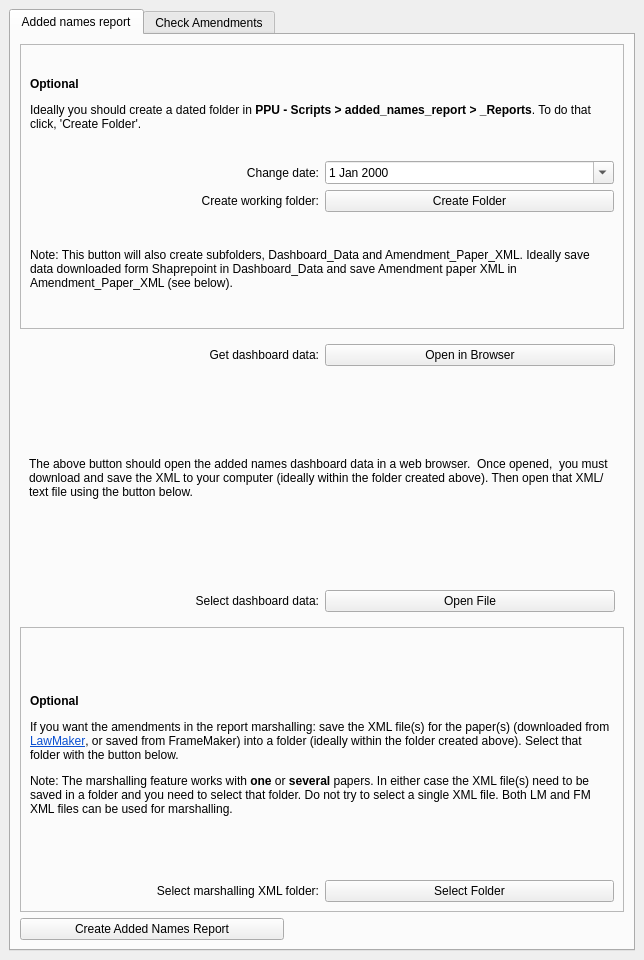
<?xml version="1.0" encoding="UTF-8"?>
<ui version="4.0">
 <class>MainWindow</class>
 <widget class="QMainWindow" name="MainWindow">
  <property name="geometry">
   <rect>
    <x>0</x>
    <y>0</y>
    <width>644</width>
    <height>960</height>
   </rect>
  </property>
  <property name="windowTitle">
   <string>Added Names Report</string>
  </property>
  <widget class="QWidget" name="centralwidget">
   <layout class="QHBoxLayout" name="horizontalLayout">
    <item>
     <widget class="QTabWidget" name="tabWidget">
      <property name="currentIndex">
       <number>0</number>
      </property>
      <widget class="QWidget" name="AddedNamesTab">
       <attribute name="title">
        <string>Added names report</string>
       </attribute>
       <layout class="QVBoxLayout" name="verticalLayout_3">
        <item>
         <widget class="QFrame" name="frame_2">
          <property name="frameShape">
           <enum>QFrame::StyledPanel</enum>
          </property>
          <property name="frameShadow">
           <enum>QFrame::Plain</enum>
          </property>
          <layout class="QGridLayout" name="gridLayout_3">
           <item row="1" column="0">
            <widget class="QLabel" name="label_4">
             <property name="text">
              <string>Change date:</string>
             </property>
             <property name="alignment">
              <set>Qt::AlignRight|Qt::AlignTrailing|Qt::AlignVCenter</set>
             </property>
            </widget>
           </item>
           <item row="2" column="1">
            <widget class="QPushButton" name="createWorkingFolderBtn">
             <property name="text">
              <string>Create Folder</string>
             </property>
            </widget>
           </item>
           <item row="1" column="1">
            <widget class="QDateEdit" name="workingFolderDateEdit">
             <property name="calendarPopup">
              <bool>true</bool>
             </property>
            </widget>
           </item>
           <item row="2" column="0">
            <widget class="QLabel" name="label_5">
             <property name="text">
              <string>Create working folder:</string>
             </property>
             <property name="alignment">
              <set>Qt::AlignRight|Qt::AlignTrailing|Qt::AlignVCenter</set>
             </property>
            </widget>
           </item>
           <item row="0" column="0" colspan="2">
            <widget class="QLabel" name="label_3">
             <property name="text">
              <string>&lt;html&gt;&lt;head/&gt;&lt;body&gt;&lt;p&gt;&lt;span style=&quot; font-weight:700;&quot;&gt;Optional&lt;/span&gt;&lt;/p&gt;&lt;p&gt;Ideally you should create a dated folder in &lt;span style=&quot; font-weight:700;&quot;&gt;PPU - Scripts &amp;gt; added_names_report &amp;gt; _Reports&lt;/span&gt;. To do that click, 'Create Folder'.&lt;/p&gt;&lt;/body&gt;&lt;/html&gt;</string>
             </property>
             <property name="wordWrap">
              <bool>true</bool>
             </property>
            </widget>
           </item>
           <item row="3" column="0" colspan="2">
            <widget class="QLabel" name="label_6">
             <property name="text">
              <string>Note: This button will also create subfolders, Dashboard_Data and Amendment_Paper_XML. Ideally save data downloaded form Shaprepoint in Dashboard_Data and save Amendment paper XML in Amendment_Paper_XML (see below).</string>
             </property>
             <property name="wordWrap">
              <bool>true</bool>
             </property>
            </widget>
           </item>
          </layout>
         </widget>
        </item>
        <item>
         <widget class="QWidget" name="widget" native="true">
          <layout class="QVBoxLayout" name="verticalLayout_2">
           <item>
            <layout class="QGridLayout" name="gridLayout" columnstretch="1,1">
             <item row="0" column="0">
              <widget class="QLabel" name="get_label">
               <property name="text">
                <string>Get dashboard data:</string>
               </property>
               <property name="alignment">
                <set>Qt::AlignRight|Qt::AlignTrailing|Qt::AlignVCenter</set>
               </property>
              </widget>
             </item>
             <item row="3" column="0">
              <widget class="QLabel" name="select_label">
               <property name="text">
                <string>Select dashboard data:</string>
               </property>
               <property name="alignment">
                <set>Qt::AlignRight|Qt::AlignTrailing|Qt::AlignVCenter</set>
               </property>
              </widget>
             </item>
             <item row="0" column="1">
              <widget class="QPushButton" name="openBrowser_btn">
               <property name="text">
                <string>Open in Browser</string>
               </property>
              </widget>
             </item>
             <item row="3" column="1">
              <widget class="QPushButton" name="xmlFile_btn">
               <property name="text">
                <string>Open File</string>
               </property>
              </widget>
             </item>
             <item row="1" column="0" colspan="2">
              <widget class="QLabel" name="instruction_label">
               <property name="text">
                <string>The above button should open the added names dashboard data in a web browser.  Once opened,  you must download and save the XML to your computer (ideally within the folder created above). Then open that XML/text file using the button below.</string>
               </property>
               <property name="wordWrap">
                <bool>true</bool>
               </property>
              </widget>
             </item>
            </layout>
           </item>
          </layout>
         </widget>
        </item>
        <item>
         <widget class="QFrame" name="frame">
          <property name="frameShape">
           <enum>QFrame::StyledPanel</enum>
          </property>
          <property name="frameShadow">
           <enum>QFrame::Plain</enum>
          </property>
          <layout class="QGridLayout" name="gridLayout_2">
           <item row="1" column="1">
            <widget class="QPushButton" name="fm_xml_btn">
             <property name="text">
              <string>Select Folder</string>
             </property>
            </widget>
           </item>
           <item row="1" column="0">
            <widget class="QLabel" name="label">
             <property name="text">
              <string>Select marshalling XML folder:</string>
             </property>
             <property name="alignment">
              <set>Qt::AlignRight|Qt::AlignTrailing|Qt::AlignVCenter</set>
             </property>
            </widget>
           </item>
           <item row="0" column="0" colspan="2">
            <widget class="QLabel" name="label_2">
             <property name="text">
              <string>&lt;html&gt;&lt;head/&gt;&lt;body&gt;&lt;p&gt;&lt;span style=&quot; font-weight:700;&quot;&gt;Optional&lt;/span&gt;&lt;/p&gt;&lt;p&gt;If you want the amendments in the report marshalling: save the XML file(s) for the paper(s) (downloaded from &lt;a href=&quot;https://lawmaker.legislation.gov.uk/&quot;&gt;&lt;span style=&quot; text-decoration: underline; color:#094fd1;&quot;&gt;LawMaker&lt;/span&gt;&lt;/a&gt;, or saved from FrameMaker) into a folder (ideally within the folder created above). Select that folder with the button below.&lt;/p&gt;&lt;p&gt;Note: The marshalling feature works with &lt;span style=&quot; font-weight:700;&quot;&gt;one&lt;/span&gt; or &lt;span style=&quot; font-weight:700;&quot;&gt;several&lt;/span&gt; papers. In either case the XML file(s) need to be saved in a folder and you need to select that folder. Do not try to select a single XML file. Both LM and FM XML files can be used for marshalling.&lt;/p&gt;&lt;/body&gt;&lt;/html&gt;</string>
             </property>
             <property name="wordWrap">
              <bool>true</bool>
             </property>
             <property name="openExternalLinks">
              <bool>true</bool>
             </property>
            </widget>
           </item>
          </layout>
         </widget>
        </item>
        <item>
         <widget class="QPushButton" name="run_btn">
          <property name="sizePolicy">
           <sizepolicy hsizetype="MinimumExpanding" vsizetype="Fixed">
            <horstretch>1</horstretch>
            <verstretch>0</verstretch>
           </sizepolicy>
          </property>
          <property name="maximumSize">
           <size>
            <width>264</width>
            <height>16777215</height>
           </size>
          </property>
          <property name="text">
           <string>Create Added Names Report</string>
          </property>
          <property name="default">
           <bool>false</bool>
          </property>
         </widget>
        </item>
       </layout>
      </widget>
      <widget class="QWidget" name="CheckAmendmentsTab">
       <attribute name="title">
        <string>Check Amendments</string>
       </attribute>
       <layout class="QVBoxLayout" name="verticalLayout">
        <item>
         <widget class="QWidget" name="widget_2" native="true">
          <layout class="QVBoxLayout" name="verticalLayout_4">
           <item>
            <layout class="QGridLayout" name="gridLayout_5" columnstretch="1,1">
             <item row="1" column="0">
              <widget class="QLabel" name="label_9">
               <property name="text">
                <string>Old XML file</string>
               </property>
               <property name="alignment">
                <set>Qt::AlignRight|Qt::AlignTrailing|Qt::AlignVCenter</set>
               </property>
              </widget>
             </item>
             <item row="2" column="1">
              <widget class="QPushButton" name="new_compare_XML_btn">
               <property name="text">
                <string>Select File</string>
               </property>
              </widget>
             </item>
             <item row="2" column="0">
              <widget class="QLabel" name="select_label_2">
               <property name="text">
                <string>New XML file</string>
               </property>
               <property name="alignment">
                <set>Qt::AlignRight|Qt::AlignTrailing|Qt::AlignVCenter</set>
               </property>
              </widget>
             </item>
             <item row="1" column="1">
              <widget class="QPushButton" name="old_compare_XML_btn">
               <property name="text">
                <string>Select File</string>
               </property>
              </widget>
             </item>
             <item row="0" column="0" colspan="2">
              <widget class="QLabel" name="instruction_label_2">
               <property name="text">
                <string>&lt;html&gt;&lt;head/&gt;&lt;body&gt;&lt;p&gt;You can create a report compareing consecutive versions of the same amendment paper. This report will show you: Added and removed amendments, Added and removed names, Any stars that have not been changed correctly, and standing amendments with changes.&lt;/p&gt;&lt;p&gt;Below the &lt;span style=&quot; font-weight:700;&quot;&gt;old XML file&lt;/span&gt; is the XML downloaded from LawMaker for the &lt;span style=&quot; font-weight:700;&quot;&gt;previously published version&lt;/span&gt; of this paper. The &lt;span style=&quot; font-weight:700;&quot;&gt;new XML file i&lt;/span&gt;s the XML downloaded from Lawmaker for the &lt;span style=&quot; font-weight:700;&quot;&gt;paper you are working on&lt;/span&gt;.&lt;/p&gt;&lt;p&gt;Tick &lt;span style=&quot; font-weight:700;&quot;&gt;Days between papers&lt;/span&gt; if there are sitting days (or printing days) between the papers you are comparing. This is needed to get the star check right. &lt;/p&gt;&lt;/body&gt;&lt;/html&gt;</string>
               </property>
               <property name="wordWrap">
                <bool>true</bool>
               </property>
              </widget>
             </item>
             <item row="3" column="1">
              <widget class="QCheckBox" name="days_between_chk">
               <property name="text">
                <string>Days between papers</string>
               </property>
              </widget>
             </item>
            </layout>
           </item>
           <item>
            <widget class="QPushButton" name="create_compare_btn">
             <property name="text">
              <string>Create compare report</string>
             </property>
            </widget>
           </item>
           <item>
            <spacer name="verticalSpacer">
             <property name="orientation">
              <enum>Qt::Vertical</enum>
             </property>
             <property name="sizeHint" stdset="0">
              <size>
               <width>20</width>
               <height>40</height>
              </size>
             </property>
            </spacer>
           </item>
          </layout>
         </widget>
        </item>
       </layout>
      </widget>
     </widget>
    </item>
   </layout>
  </widget>
 </widget>
 <resources/>
 <connections/>
</ui>
